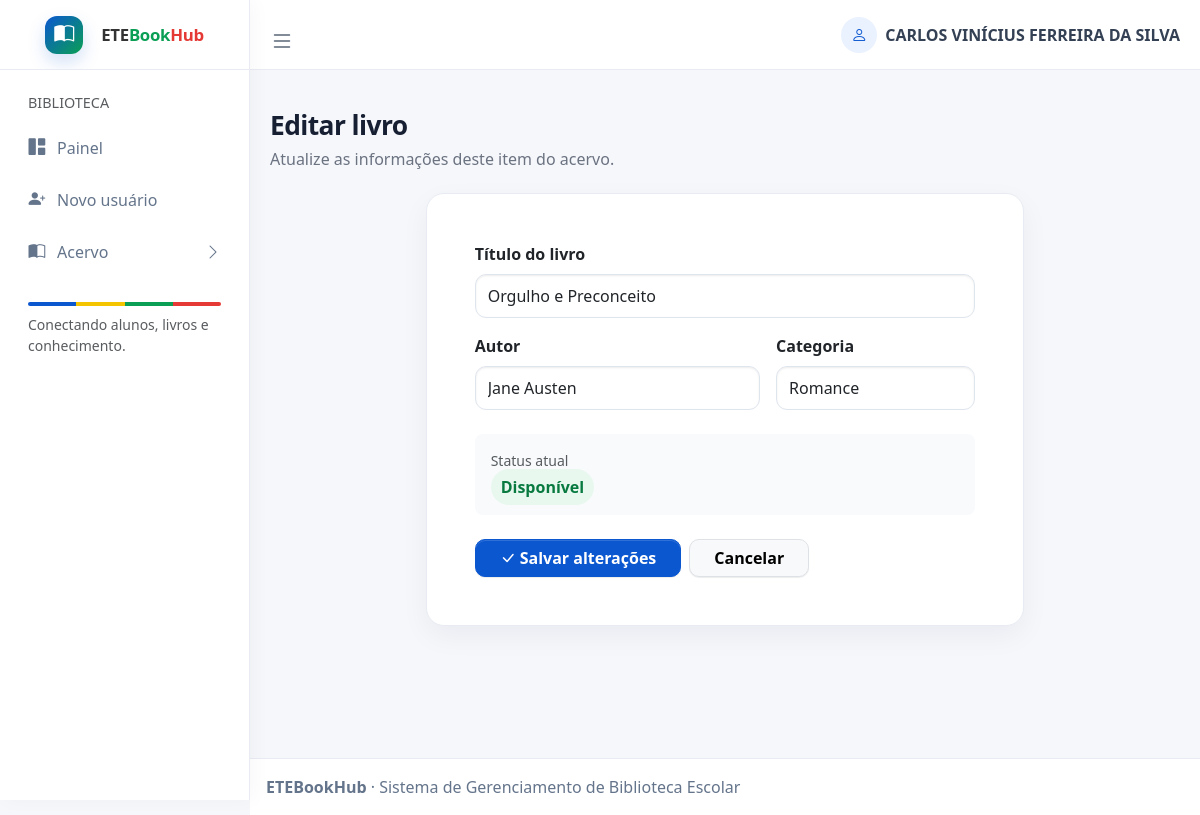
The page /editar_livro/5 (signed in) on the database its author committed.
### tables this page shows
CREATE TABLE livro(
   id integer primary key autoincrement,
   titulo varchar(150) not null,
   autor varchar(120) not null,
   categoria varchar(60),
   status varchar(20) default 'disponivel',
   imagem blob,
   img varchar(100)
);

### app.py (the view, shortened to what this page needs)
@app.route("/editar_livro/<int:id_livro>", methods=["GET", "POST"])
@login_required
def editarLivro(id_livro):
    livro = buscar_livro(id_livro)
    if livro is None:
        flash("Livro não encontrado.", "danger")
        return redirect(url_for("listarLivros"))
    return render_template("admin/editar_livro.html", livro=livro)

### app.py (called while the page is built)
def login_required(view):
    @wraps(view)
    def wrapped_view(*args, **kwargs):
        if session.get("usuario_id") is None:
            flash("Entre com sua conta para acessar o acervo.", "warning")
            return redirect(url_for("login"))
        return view(*args, **kwargs)
    return wrapped_view

### database.py (called while the page is built)
def conexao():
    conn = sqlite3.connect("biblioteca.db")
    conn.row_factory = sqlite3.Row
    return conn

def buscar_livro(id_livro):
    conn = conexao()
    livro = conn.execute(
        "SELECT * FROM livro WHERE id = ?", (id_livro,)
    ).fetchone()
    conn.close()
    return livro

### templates/admin/editar_livro.html (shortened to what this page needs)
{% extends 'admin/base.html' %}
{% block content %}
<div class="page-heading"><h1>Editar livro</h1><p>Atualize as informações deste item do acervo.</p></div>
<div class="row justify-content-center"><div class="col-xl-8"><div class="card"><div class="card-body p-4 p-lg-5">
<form method="POST">
  <div class="row g-3">
    <div class="col-12"><label for="titulo" class="form-label fw-semibold">Título do livro</label><input type="text" class="form-control" id="titulo" name="titulo" value="{{ livro['titulo'] }}" required></div>
    <div class="col-md-7"><label for="autor" class="form-label fw-semibold">Autor</label><input type="text" class="form-control" id="autor" name="autor" value="{{ livro['autor'] }}" required></div>
    <div class="col-md-5"><label for="categoria" class="form-label fw-semibold">Categoria</label><input type="text" class="form-control" id="categoria" name="categoria" value="{{ livro['categoria'] or '' }}"></div>
  </div>
  <div class="mt-4 p-3 rounded-3" style="background:#f8fafc"><small class="text-muted d-block mb-1">Status atual</small>{% if livro['status'] == 'disponivel' %}<span class="badge-soft badge-available">Disponível</span>{% else %}<span class="badge-soft badge-loaned">Emprestado</span>{% endif %}</div>
  <div class="d-flex gap-2 mt-4"><button type="submit" class="btn btn-primary px-4"><i class="bi bi-check-lg me-1"></i>Salvar alterações</button><a href="{{ url_for('listarLivros') }}" class="btn btn-light border px-4">Cancelar</a></div>
</form>
</div></div></div></div>
{% endblock %}

### static/css/etebookhub.css (style rules this page uses)
:root { --ete-blue: #0b57d0; --ete-blue-dark: #083b8f; --ete-green: #0a9f55; --ete-yellow: #f5c400; --ete-red: #e53935; --ete-bg: #f5f7fb; --ete-text: #172033; --ete-muted: #6b7280; --ete-border: #e8ecf2; --ete-radius: 18px; }
body { background: var(--ete-bg) !important; color: var(--ete-text); }
.page-heading { margin-bottom: 22px; }
.page-heading h1 { font-size:1.65rem; font-weight:800; letter-spacing:-.6px; margin:0; }
.page-heading p { margin:5px 0 0; color:var(--ete-muted); }
.card, .small-box { border:1px solid var(--ete-border) !important; border-radius:var(--ete-radius) !important; box-shadow:0 10px 28px rgba(15,23,42,.05) !important; overflow:hidden; }
.card { background:#fff; }
.card-body { padding:20px; }
.btn { border-radius:10px !important; font-weight:600; }
.btn-primary { background:var(--ete-blue) !important; border-color:var(--ete-blue) !important; }
.form-control, .form-select { border-radius:11px; border-color:#dfe5ed; min-height:44px; }
.badge-soft { border-radius:999px; padding:7px 10px; font-weight:700; }
.badge-available { background:#e8f8ef; color:#087a40; }

### rows shown on the page
livro: titulo "Orgulho e Preconceito", autor "Jane Austen", categoria "Romance"

### other values the page prints
{{ session.get('usuario_nome', 'Visitante') }} "CARLOS VINÍCIUS FERREIRA DA SILVA"
